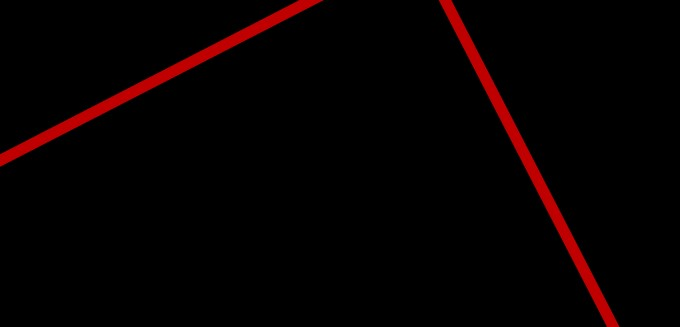
#> input picture yunjonghyeok.png, 680 x 327 px
$ python test2.py
#> lines starting #> are read from the running program, lines starting #| are printed output that depends on the picture; after the words box and inside, x2 and y2 are one past the last pixel; in counts of white or black regions, pixels touching at a corner belong together
### functions.py
import cv2
import numpy as np

def draw_dot(img,x,y):
    cv2.circle(img,(x,y),5,(255,0,255),-1)

# [78 lines left out: functions draw_bounding_box, find_white_points, detect_green_cross_lines, not called in this run]


def detect_red_cross_lines(image):
    '''
    빨간색 십자가의 형태를 감지하고 해당 선들의 각도를 계산하는 함수
    '''
    angles = []  # 새로 추가한 코드: 이 부분을 함수 시작 부분에 추가
    x1, y1, x2, y2 = 0, 0, 0, 0  # 변수 초기화

    # BGR -> HSV Color Transform
    hsv = cv2.cvtColor(image, cv2.COLOR_BGR2HSV)

    # 빨간색 범위의 최소,최대값 저장
    lower_red = np.array([0, 120, 70])
    # upper_red = np.array([10, 255, 255])
    # upper_red = np.array([102, 228, 248])
    upper_red = np.array([10, 255, 255])

    # 빨간색 부분을 추출하여 이진화된 마스크 이미지 추출
    mask = cv2.inRange(hsv, lower_red, upper_red)

    # grayscale 변경
    gray = cv2.cvtColor(image, cv2.COLOR_BGR2GRAY)

    # 임계값 처리 -> 이진화된 이미지 생성
    _, thresh = cv2.threshold(gray, 100, 255, cv2.THRESH_BINARY)

    # canny 로 엣지 검출
    canny = cv2.Canny(thresh, 50, 100)

    # Hough 변환으로 선분 검출
    lines = cv2.HoughLinesP(canny, 1, np.pi/180, 100, minLineLength=50, maxLineGap=100)
    # lines = cv2.HoughLinesP(canny, 1, np.pi/180, 100, minLineLength=100, maxLineGap=10)

    # mask img -> bgr img
    output = cv2.cvtColor(mask, cv2.COLOR_GRAY2BGR)

    # 검출된 선분이 있다면 ?
    if lines is not None:
        for line in lines:
            # first line
            x1, y1, x2, y2 = line[0]


            # 선의 중심에 위치한 픽셀이 빨간색 범위 내인지 확인
            mid_line_x = int((x1 + x2) / 2)
            mid_line_y = int((y1 + y2) / 2)
            pixel_value = mask[mid_line_y, mid_line_x]

            # 중심 픽셀이 빨간색 범위에 있으면, 각도와 선 그리기
            if pixel_value != 0:
                # 점1(x1,y1) 과 점2(x2,y2) 사이에 각도를 계산하는 공식
                '''
                y축과 x축 사이의 각도를 라디안 단위로 계산
                -π ~ π 까지
                * 180 / np.pi 를 통해 라디안 각도를 실제 각도로 변환
                '''

                angle = np.arctan2(y2 - y1, x2 - x1) * 180 / np.pi

                # print(f"angle {angle}")

                # 수평선과 수직선 검출
                cv2.line(output, (x1, y1), (x2, y2), (255, 0, 0), 2)

                float_angle = round(angle, 2) #소수점 2자리까지
                angles.append(float_angle)  # 각도 값 저장
                output = cv2.cvtColor(mask, cv2.COLOR_GRAY2BGR)
                cv2.line(output, (x1, y1), (x2, y2), (255, 0, 0), 2)

        # cv2.imshow("mask", mask)
        # cv2.imshow("result", output)
        cv2.waitKey(0)
    return output, angles, (x1,y1) , (x2,y2)

# [156 lines left out: functions draw_line_between_points, calculate_vector, mouse_handler, detect_red_lines, mask_red_color, draw_lines and 2 more, not called in this run]

def get_slopes( lines ):
    for l in lines:
        x1, y1, x2, y2 = l
        # print(x1,y1,x2,y2)

#초록 십자선 긋기
# [30 lines left out: function draw_line_through_center, not called in this run]

### test2.py
import cv2
import numpy as np
import functions

def draw_line_through_center(img, slope):
    h, w = img.shape[:2]
    cx, cy = w // 2, h // 2

    # y절편 계산
    b = cy - slope * cx

    # 두 점의 좌표를 계산
    x_start = 0
    y_start = int(slope * x_start + b)
    x_end = w
    y_end = int(slope * x_end + b)

    # 선분을 초록색으로 그리기
    cv2.line(img, (x_start, y_start), (x_end, y_end), (0, 255, 0), 2)

# 이미지 읽기
img_path = "yunjonghyeok.png"
image = cv2.imread(img_path)
#> image is the input picture: shape (327, 680, 3); mean B, G, R 0.2, 0.2, 7

# h, w, _ = img.shape
   # 정수 나눗셈 사용하여 반올림 처리
   # 정수 나눗셈 사용하여 반올림 처리
# image = cv2.resize(img, (w,h))

angle =60.98   # 각도 대입: 54.98°와 -26.19° 설정 예시입니다.
angle2 =-28.19   # 각도 대입: 54.98°와 -26.19° 설정 예시입니다.
slope = np.tan(angle * np.pi / 180.0)
slope2= np.tan(angle2 * np.pi /180.0)

# 이미지에 기울기가 x인 선분 그리기
draw_line_through_center(image,slope)
draw_line_through_center(image,slope2)
#> call 2 of draw_line_through_center, with slope = -0.536
#> in draw_line_through_center (call 2), `cv2.line(img, (x_start, y_start), (x_end, y_end), (0, 255, 0), 2)`:
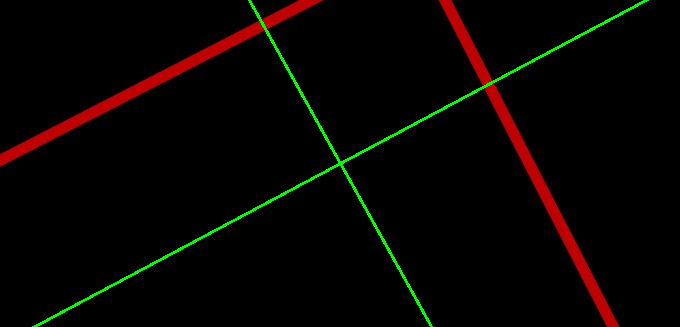
#> img: shape (327, 680, 3); mean B, G, R 0.2, 3.6, 6.9

crossline_img, angles, (x1,y1) , (x2,y2) = functions.detect_red_cross_lines(image)
#> in detect_red_cross_lines, `hsv = cv2.cvtColor(image, cv2.COLOR_BGR2HSV)`: hsv: shape (327, 680, 3); mean H, S, V 6, 28, 10.5
#> in detect_red_cross_lines, `mask = cv2.inRange(hsv, lower_red, upper_red)`:
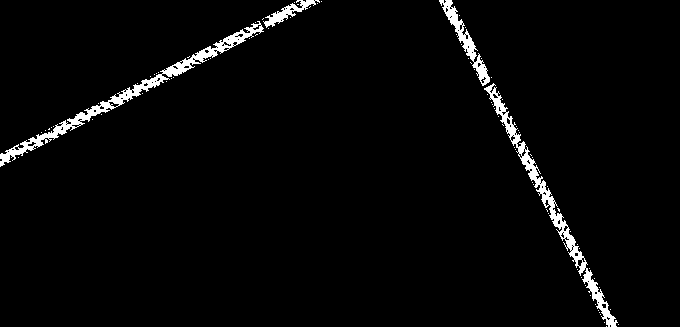
#> mask: shape (327, 680); 2.8% white; 83 white regions (79 under 20 px), largest, box (x1, y1, x2, y2) and area: (0, 21, 264, 167) 2527, (484, 83, 618, 327) 2241, (439, 0, 490, 86) 841, (263, 0, 320, 28) 444
#> in detect_red_cross_lines, `gray = cv2.cvtColor(image, cv2.COLOR_BGR2GRAY)`:
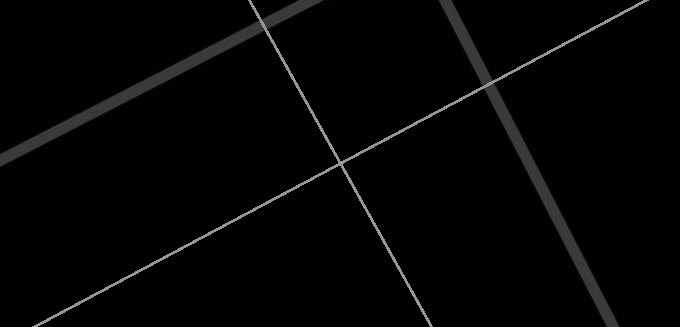
#> gray: shape (327, 680); min 0, max 150, mean 4.2
#> in detect_red_cross_lines, `_, thresh = cv2.threshold(gray, 100, 255, cv2.THRESH_BINARY)`:
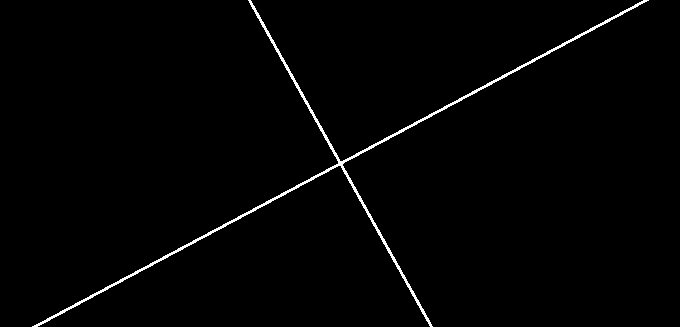
#> thresh: shape (327, 680); 1.4% white in thin lines or dots
#> in detect_red_cross_lines, `canny = cv2.Canny(thresh, 50, 100)`:
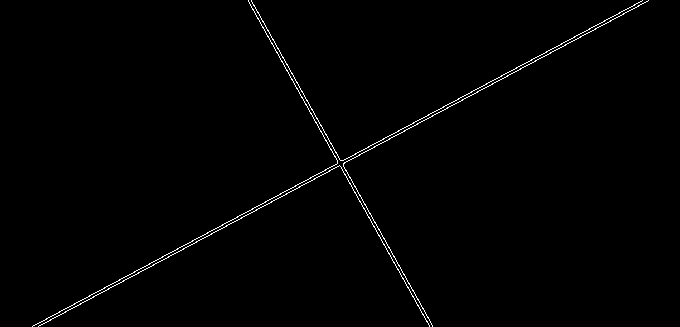
#> canny: shape (327, 680); 0.91% white in thin lines or dots
#> in detect_red_cross_lines, `lines = cv2.HoughLinesP(canny, 1, np.pi/180, 100, minLineLength=50, ma..`: lines = [[39, 325, 647, 1], [33, 325, 634, 5], [258, 12, 432, 325], [248, 0, 429, 326]]
#> the loop in detect_red_cross_lines, `for line in lines:` made 4 passes
#> (x1, y1, x2, y2, mid_line_x, mid_line_y) on passes 1 to 4: (39, 325, 647, 1, 343, 163), (33, 325, 634, 5, 333, 165), (258, 12, 432, 325, 345, 168), (248, 0, 429, 326, 338, 163)
#> after the loop in detect_red_cross_lines, `for line in lines:`: angles = []
#> angles = []; x1 = 248; y1 = 0; x2 = 429; y2 = 326
# cv2.circle(crossline_img, (x1,y1), 5, (0, 255, 0), -1)
# cv2.circle(crossline_img, (x2,y2), 5, (0, 255, 0), -1)
while True:
	cv2.imshow("Result", image)
	cv2.imshow("Result2", crossline_img)
	key = cv2.waitKey(1)
#> (key Esc is pressed here)
	if key == ord('c'):   # 'c' 키를 누르면 사진 캡처 및 저장 수행합니다.
		cv2.imwrite('cap_img.png', image)


cv.destroyAllWindows()

$ run again, with dlatldhs_test_pic.png copied over yunjonghyeok.png
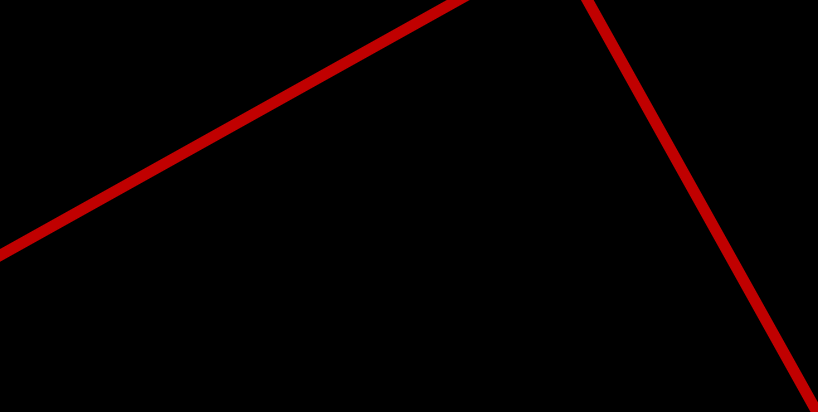
#> input picture dlatldhs_test_pic.png, 818 x 412 px
#> image is the input picture: shape (412, 818, 3); mean B, G, R 0, 0, 6.3
#> img: shape (412, 818, 3); mean B, G, R 0, 2.9, 6.3
#> hsv: shape (412, 818, 3); mean H, S, V 0.7, 11.9, 9.1
#> in detect_red_cross_lines, `mask = cv2.inRange(hsv, lower_red, upper_red)`:
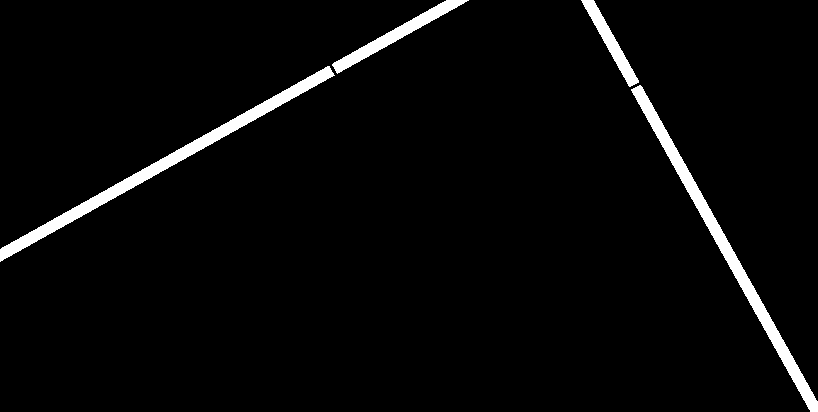
#> mask: shape (412, 818); 3.3% white; 4 white regions, box (x1, y1, x2, y2) and area: (0, 66, 335, 262) 4343, (631, 85, 818, 412) 4218, (332, 0, 469, 74) 1619, (581, 0, 639, 87) 1107
#> thresh: shape (412, 818); 1.1% white in thin lines or dots
#> in detect_red_cross_lines, `canny = cv2.Canny(thresh, 50, 100)`:
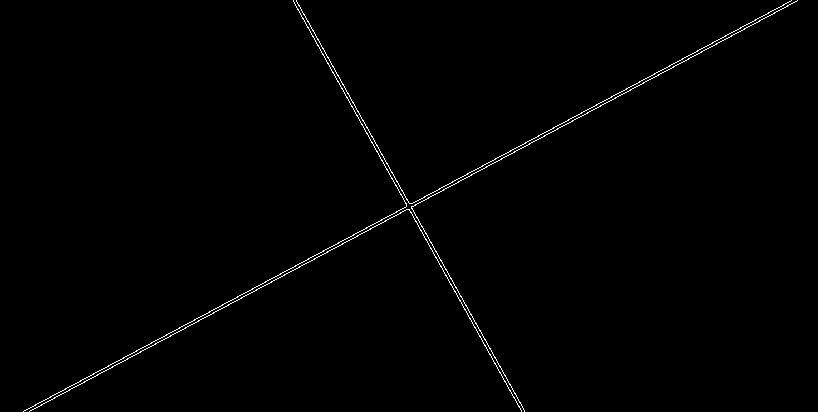
#> canny: shape (412, 818); 0.76% white in thin lines or dots
#> lines = [[293, 0, 521, 411], [296, 0, 524, 411], [280, 273, 790, 1], [241, 297, 796, 1], [29, 411, 458, 182], [35, 404, 596, 105], [23, 411, 308, 259]]
#> the loop in detect_red_cross_lines, `for line in lines:` made 7 passes
#> (x1, y1, x2, y2, mid_line_x, mid_line_y) on passes 1 to 7: (293, 0, 521, 411, 407, 205), (296, 0, 524, 411, 410, 205), (280, 273, 790, 1, 535, 137), (241, 297, 796, 1, 518, 149), (29, 411, 458, 182, 243, 296), (35, 404, 596, 105, 315, 254), (23, 411, 308, 259, 165, 335)
#> after the loop in detect_red_cross_lines, `for line in lines:`: angles = []
#> `crossline_img, angles, (x1,y1) , (x2,y2) = functions.detect_red_cross_..`: x1 = 23; y1 = 411; x2 = 308; y2 = 259

$ run again, with ff.png copied over yunjonghyeok.png
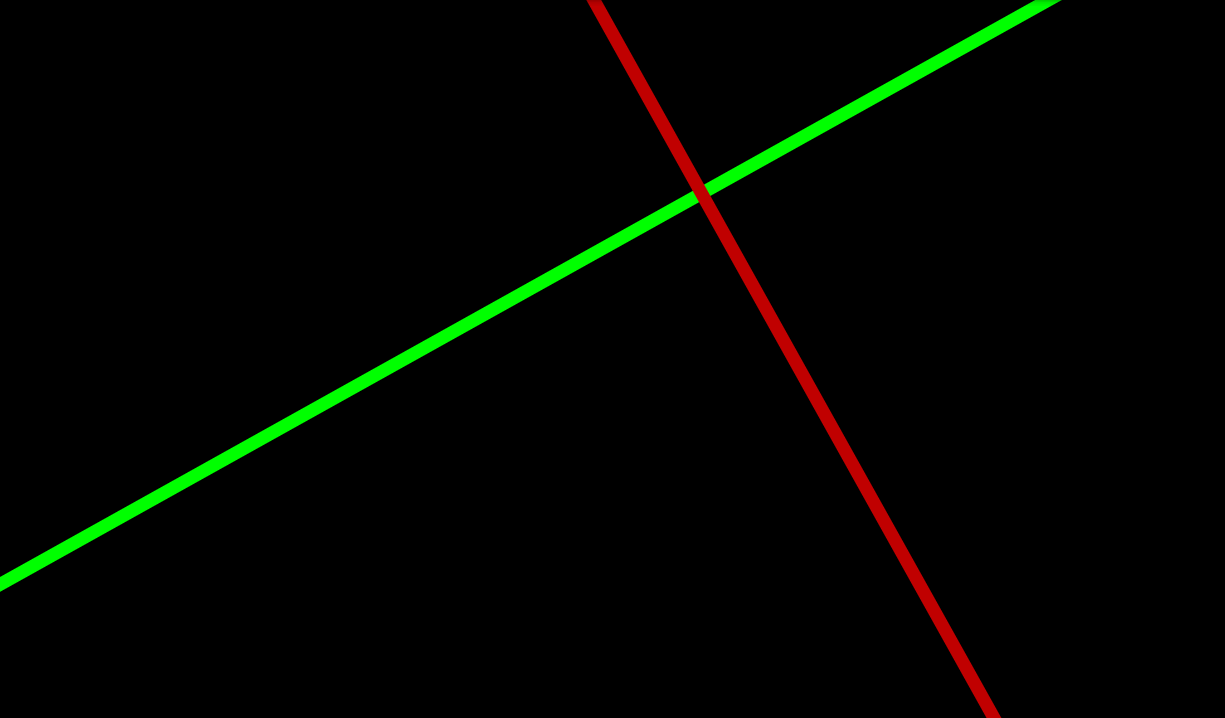
#> input picture ff.png, 1225 x 718 px
#> image is the input picture: shape (718, 1225, 3); mean B, G, R 0, 4.5, 2.3
#> img: shape (718, 1225, 3); mean B, G, R 0, 6.3, 2.3
#> hsv: shape (718, 1225, 3); mean H, S, V 1.6, 9.9, 8.6
#> in detect_red_cross_lines, `mask = cv2.inRange(hsv, lower_red, upper_red)`:
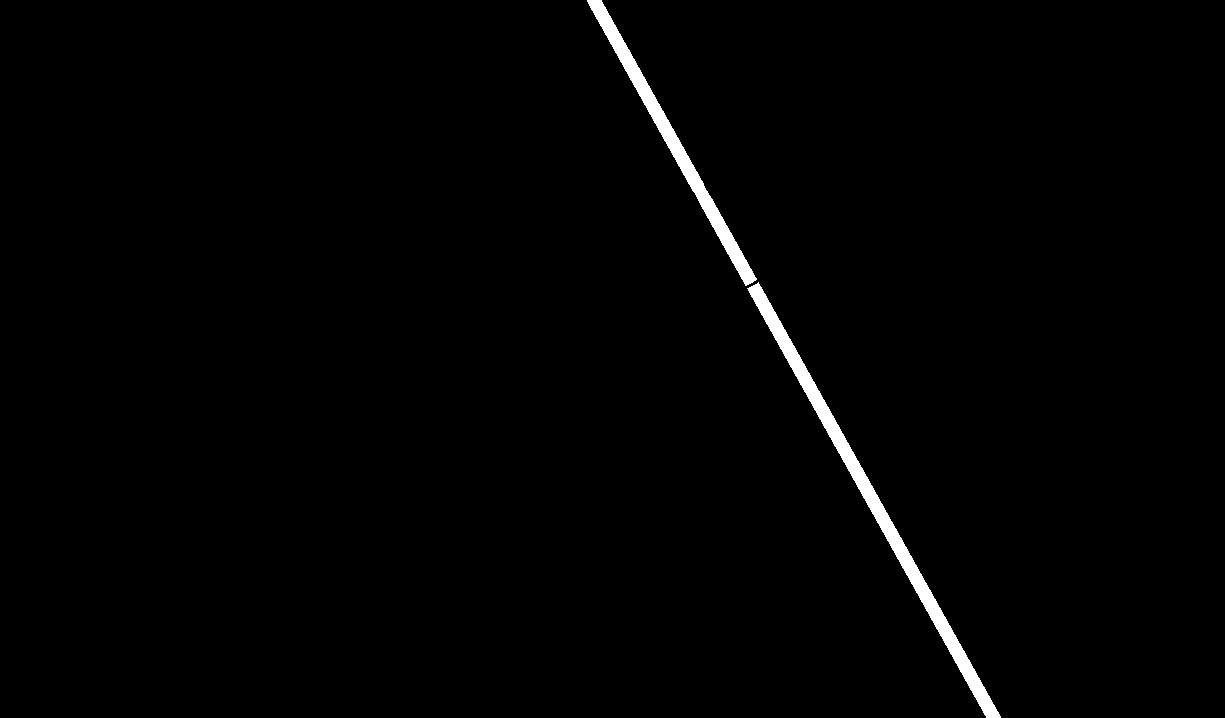
#> mask: shape (718, 1225); 1.2% white; 2 white regions, box (x1, y1, x2, y2) and area: (747, 282, 1001, 718) 6572, (587, 0, 757, 286) 4284
#> thresh: shape (718, 1225); 2.4% white; 2 white regions, box (x1, y1, x2, y2) and area: (0, 0, 1225, 718) 16249, (705, 0, 1060, 196) 4939
#> in detect_red_cross_lines, `canny = cv2.Canny(thresh, 50, 100)`:
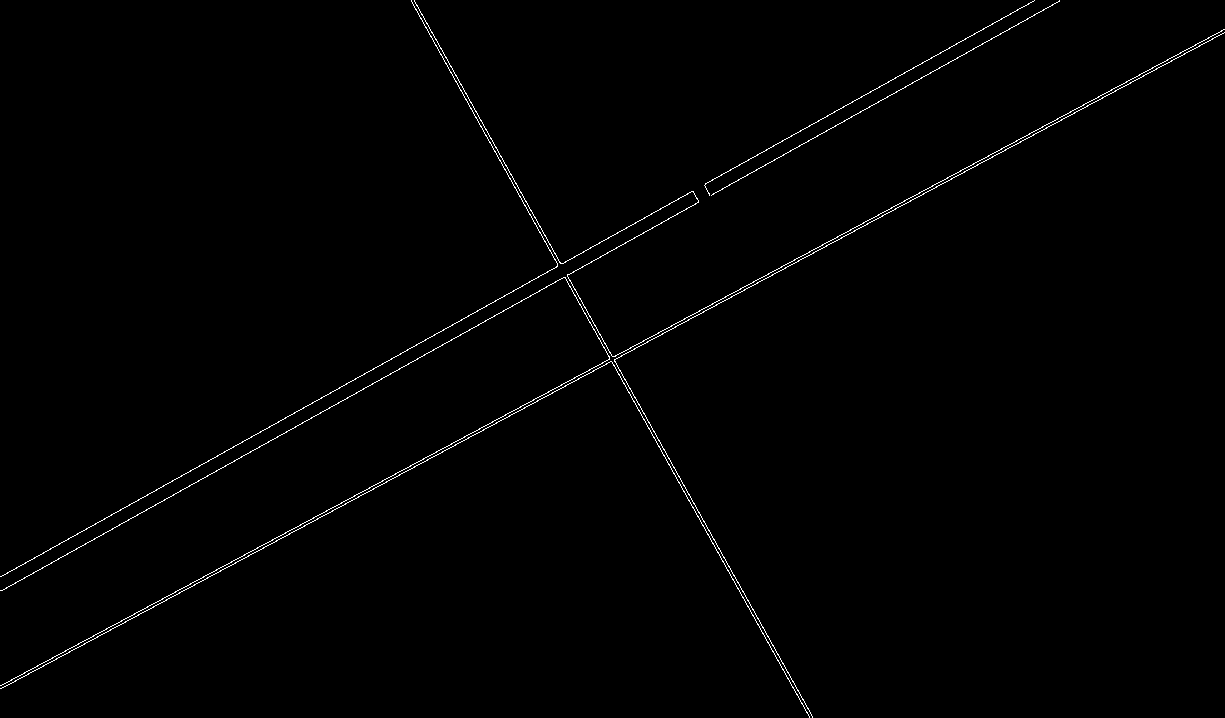
#> canny: shape (718, 1225); 0.74% white in thin lines or dots
#> lines = 20 rows, first 6: [65, 650, 492, 422], [593, 370, 1020, 142], [382, 480, 781, 267], [0, 590, 600, 257], [414, 0, 812, 717], [515, 187, 809, 717]
#> the loop in detect_red_cross_lines, `for line in lines:` made 20 passes
#> (x1, y1, x2, y2, mid_line_x, mid_line_y, pixel_value, angle) on pass 8: (372, 383, 1027, 19, 699, 201, 255, -29.06)
#> after the loop in detect_red_cross_lines, `for line in lines:`: angles = [-29.06]
#> `crossline_img, angles, (x1,y1) , (x2,y2) = functions.detect_red_cross_..`: x1 = 0; y1 = 688; x2 = 345; y2 = 504

$ run again, with only_crossline.png copied over yunjonghyeok.png
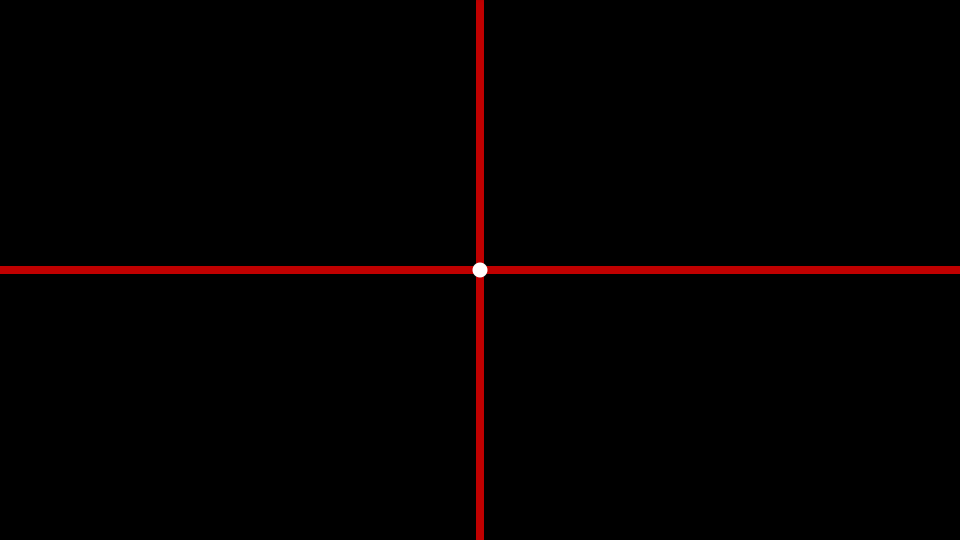
#> input picture only_crossline.png, 1920 x 1080 px (shown at 1/2 size)
#> image is the input picture: shape (1080, 1920, 3); mean B, G, R 0.1, 0.1, 4.4
#> img: shape (1080, 1920, 3); mean B, G, R 0.1, 1.2, 4.4
#> hsv: shape (1080, 1920, 3); mean H, S, V 0.3, 7, 5.6
#> in detect_red_cross_lines, `mask = cv2.inRange(hsv, lower_red, upper_red)`:
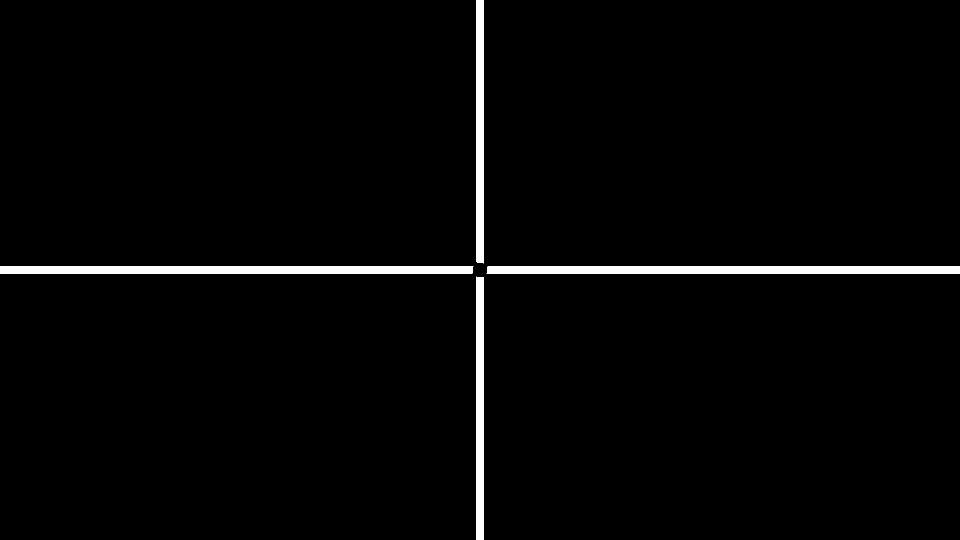
#> mask: shape (1080, 1920) (shown at 1/2 size); 2.3% white; 4 white regions, box (x1, y1, x2, y2) and area: (0, 532, 947, 548) 15125, (973, 532, 1920, 548) 15125, (952, 553, 968, 1080) 8407, (952, 0, 968, 527) 8404
#> in detect_red_cross_lines, `_, thresh = cv2.threshold(gray, 100, 255, cv2.THRESH_BINARY)`:
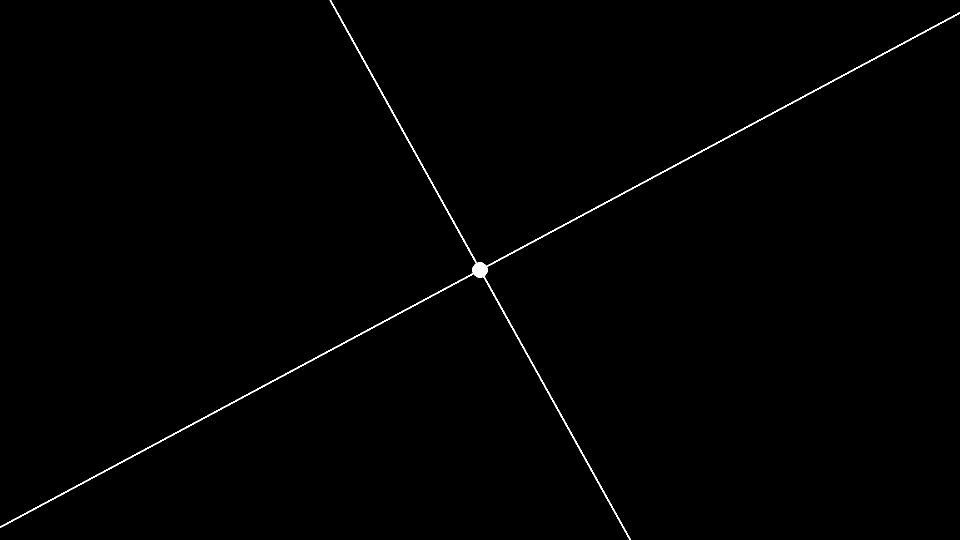
#> thresh: shape (1080, 1920) (shown at 1/2 size); 0.49% white in thin lines or dots
#> canny: shape (1080, 1920); 0.31% white in thin lines or dots
#> lines = 17 rows, first 6: [65, 1017, 524, 772], [818, 286, 1258, 1079], [1364, 324, 1838, 71], [399, 838, 845, 600], [662, 0, 1102, 793], [734, 129, 1261, 1079]
#> the loop in detect_red_cross_lines, `for line in lines:` made 17 passes
#> (x1, y1, x2, y2, mid_line_x, mid_line_y) on passes 1 to 8: (65, 1017, 524, 772, 294, 894), (818, 286, 1258, 1079, 1038, 682), (1364, 324, 1838, 71, 1601, 197), (399, 838, 845, 600, 622, 719), (662, 0, 1102, 793, 882, 396), (734, 129, 1261, 1079, 997, 604), (1642, 175, 1919, 27, 1780, 101), (659, 0, 1196, 968, 927, 484)
#> after the loop in detect_red_cross_lines, `for line in lines:`: angles = []
#> `crossline_img, angles, (x1,y1) , (x2,y2) = functions.detect_red_cross_..`: x1 = 821; y1 = 615; x2 = 1267; y2 = 377
